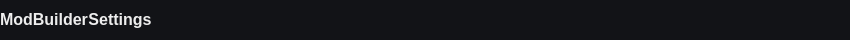
<?xml version="1.0" encoding="UTF-8"?>
<ui version="4.0">
 <class>Header</class>
 <widget class="QWidget" name="Header">
  <property name="geometry">
   <rect>
    <x>0</x>
    <y>0</y>
    <width>850</width>
    <height>40</height>
   </rect>
  </property>
  <property name="maximumSize">
   <size>
    <width>16777215</width>
    <height>40</height>
   </size>
  </property>
  <property name="windowTitle">
   <string>Form</string>
  </property>
  <property name="styleSheet">
   <string notr="true">border: none;</string>
  </property>
  <layout class="QVBoxLayout" name="verticalLayout_2">
   <property name="spacing">
    <number>0</number>
   </property>
   <property name="leftMargin">
    <number>0</number>
   </property>
   <property name="topMargin">
    <number>0</number>
   </property>
   <property name="rightMargin">
    <number>0</number>
   </property>
   <property name="bottomMargin">
    <number>0</number>
   </property>
   <item>
    <widget class="QFrame" name="buttonsFrame">
     <property name="styleSheet">
      <string notr="true">background-color: #121317;</string>
     </property>
     <property name="frameShape">
      <enum>QFrame::StyledPanel</enum>
     </property>
     <property name="frameShadow">
      <enum>QFrame::Raised</enum>
     </property>
     <layout class="QHBoxLayout" name="horizontalLayout">
      <property name="spacing">
       <number>0</number>
      </property>
      <property name="leftMargin">
       <number>0</number>
      </property>
      <property name="topMargin">
       <number>0</number>
      </property>
      <property name="rightMargin">
       <number>0</number>
      </property>
      <property name="bottomMargin">
       <number>0</number>
      </property>
      <item alignment="Qt::AlignLeft">
       <widget class="QFrame" name="leftButtons">
        <property name="frameShape">
         <enum>QFrame::StyledPanel</enum>
        </property>
        <property name="frameShadow">
         <enum>QFrame::Raised</enum>
        </property>
        <layout class="QHBoxLayout" name="horizontalLayout_2">
         <property name="spacing">
          <number>0</number>
         </property>
         <property name="leftMargin">
          <number>0</number>
         </property>
         <property name="topMargin">
          <number>0</number>
         </property>
         <property name="rightMargin">
          <number>0</number>
         </property>
         <property name="bottomMargin">
          <number>0</number>
         </property>
         <item>
          <widget class="QFrame" name="modBuilderButtonFrame">
           <property name="styleSheet">
            <string notr="true"/>
           </property>
           <property name="frameShape">
            <enum>QFrame::StyledPanel</enum>
           </property>
           <property name="frameShadow">
            <enum>QFrame::Raised</enum>
           </property>
           <layout class="QVBoxLayout" name="verticalLayout">
            <property name="spacing">
             <number>0</number>
            </property>
            <property name="leftMargin">
             <number>0</number>
            </property>
            <property name="topMargin">
             <number>0</number>
            </property>
            <property name="rightMargin">
             <number>0</number>
            </property>
            <property name="bottomMargin">
             <number>0</number>
            </property>
            <item>
             <widget class="QPushButton" name="modBuilderButton">
              <property name="minimumSize">
               <size>
                <width>0</width>
                <height>38</height>
               </size>
              </property>
              <property name="font">
               <font>
                <pointsize>12</pointsize>
                <bold>true</bold>
               </font>
              </property>
              <property name="cursor">
               <cursorShape>PointingHandCursor</cursorShape>
              </property>
              <property name="styleSheet">
               <string notr="true">QPushButton {
    color: #eeeeee;
}</string>
              </property>
              <property name="text">
               <string>ModBuilder</string>
              </property>
              <property name="checkable">
               <bool>true</bool>
              </property>
              <property name="checked">
               <bool>false</bool>
              </property>
             </widget>
            </item>
            <item alignment="Qt::AlignHCenter|Qt::AlignBottom">
             <widget class="QFrame" name="modBuilderLine">
              <property name="minimumSize">
               <size>
                <width>0</width>
                <height>2</height>
               </size>
              </property>
              <property name="maximumSize">
               <size>
                <width>16777215</width>
                <height>2</height>
               </size>
              </property>
              <property name="styleSheet">
               <string notr="true">background-color: #ffffff;</string>
              </property>
              <property name="frameShape">
               <enum>QFrame::StyledPanel</enum>
              </property>
              <property name="frameShadow">
               <enum>QFrame::Raised</enum>
              </property>
              <property name="lineWidth">
               <number>0</number>
              </property>
             </widget>
            </item>
           </layout>
          </widget>
         </item>
         <item>
          <widget class="QFrame" name="settingsButtonFrame">
           <property name="frameShape">
            <enum>QFrame::StyledPanel</enum>
           </property>
           <property name="frameShadow">
            <enum>QFrame::Raised</enum>
           </property>
           <layout class="QVBoxLayout" name="verticalLayout_4">
            <property name="spacing">
             <number>0</number>
            </property>
            <property name="leftMargin">
             <number>0</number>
            </property>
            <property name="topMargin">
             <number>0</number>
            </property>
            <property name="rightMargin">
             <number>0</number>
            </property>
            <property name="bottomMargin">
             <number>0</number>
            </property>
            <item>
             <widget class="QPushButton" name="settingsButton">
              <property name="minimumSize">
               <size>
                <width>0</width>
                <height>38</height>
               </size>
              </property>
              <property name="font">
               <font>
                <pointsize>12</pointsize>
                <bold>true</bold>
               </font>
              </property>
              <property name="cursor">
               <cursorShape>PointingHandCursor</cursorShape>
              </property>
              <property name="styleSheet">
               <string notr="true">QPushButton {
    color: #eeeeee;
}</string>
              </property>
              <property name="text">
               <string>Settings</string>
              </property>
              <property name="checkable">
               <bool>true</bool>
              </property>
             </widget>
            </item>
            <item alignment="Qt::AlignHCenter|Qt::AlignBottom">
             <widget class="QFrame" name="settingsLine">
              <property name="minimumSize">
               <size>
                <width>0</width>
                <height>2</height>
               </size>
              </property>
              <property name="maximumSize">
               <size>
                <width>16777215</width>
                <height>2</height>
               </size>
              </property>
              <property name="styleSheet">
               <string notr="true">background-color: #ffffff;</string>
              </property>
              <property name="frameShape">
               <enum>QFrame::StyledPanel</enum>
              </property>
              <property name="frameShadow">
               <enum>QFrame::Raised</enum>
              </property>
              <property name="lineWidth">
               <number>0</number>
              </property>
             </widget>
            </item>
           </layout>
          </widget>
         </item>
        </layout>
       </widget>
      </item>
      <item alignment="Qt::AlignRight">
       <widget class="QFrame" name="rightButtons">
        <property name="frameShape">
         <enum>QFrame::StyledPanel</enum>
        </property>
        <property name="frameShadow">
         <enum>QFrame::Raised</enum>
        </property>
        <layout class="QHBoxLayout" name="horizontalLayout_3">
         <property name="spacing">
          <number>0</number>
         </property>
         <property name="leftMargin">
          <number>0</number>
         </property>
         <property name="topMargin">
          <number>0</number>
         </property>
         <property name="rightMargin">
          <number>5</number>
         </property>
         <property name="bottomMargin">
          <number>0</number>
         </property>
         <item>
          <widget class="QPushButton" name="githubButton">
           <property name="minimumSize">
            <size>
             <width>40</width>
             <height>40</height>
            </size>
           </property>
           <property name="cursor">
            <cursorShape>PointingHandCursor</cursorShape>
           </property>
           <property name="toolTip">
            <string>&lt;html&gt;&lt;head/&gt;&lt;body&gt;&lt;p&gt;Support project!&lt;/p&gt;&lt;/body&gt;&lt;/html&gt;</string>
           </property>
           <property name="text">
            <string/>
           </property>
           <property name="icon">
            <iconset resource="icons.qrc">
             <normaloff>:/icons/resources/icons/GitHub.png</normaloff>:/icons/resources/icons/GitHub.png</iconset>
           </property>
           <property name="iconSize">
            <size>
             <width>26</width>
             <height>26</height>
            </size>
           </property>
          </widget>
         </item>
         <item>
          <widget class="QPushButton" name="supportButton">
           <property name="minimumSize">
            <size>
             <width>40</width>
             <height>40</height>
            </size>
           </property>
           <property name="cursor">
            <cursorShape>PointingHandCursor</cursorShape>
           </property>
           <property name="text">
            <string/>
           </property>
           <property name="icon">
            <iconset resource="icons.qrc">
             <normaloff>:/icons/resources/icons/Donate.png</normaloff>:/icons/resources/icons/Donate.png</iconset>
           </property>
           <property name="iconSize">
            <size>
             <width>26</width>
             <height>26</height>
            </size>
           </property>
          </widget>
         </item>
         <item>
          <widget class="QPushButton" name="languageButton">
           <property name="minimumSize">
            <size>
             <width>40</width>
             <height>40</height>
            </size>
           </property>
           <property name="cursor">
            <cursorShape>PointingHandCursor</cursorShape>
           </property>
           <property name="text">
            <string/>
           </property>
           <property name="icon">
            <iconset resource="icons.qrc">
             <normaloff>:/icons/resources/icons/Language.png</normaloff>:/icons/resources/icons/Language.png</iconset>
           </property>
           <property name="iconSize">
            <size>
             <width>26</width>
             <height>26</height>
            </size>
           </property>
          </widget>
         </item>
         <item>
          <widget class="QPushButton" name="infoButton">
           <property name="minimumSize">
            <size>
             <width>40</width>
             <height>40</height>
            </size>
           </property>
           <property name="cursor">
            <cursorShape>PointingHandCursor</cursorShape>
           </property>
           <property name="styleSheet">
            <string notr="true"/>
           </property>
           <property name="text">
            <string/>
           </property>
           <property name="icon">
            <iconset resource="icons.qrc">
             <normaloff>:/icons/resources/icons/About.png</normaloff>:/icons/resources/icons/About.png</iconset>
           </property>
           <property name="iconSize">
            <size>
             <width>26</width>
             <height>26</height>
            </size>
           </property>
          </widget>
         </item>
        </layout>
       </widget>
      </item>
     </layout>
    </widget>
   </item>
  </layout>
 </widget>
 <resources>
  <include location="icons.qrc"/>
 </resources>
 <connections/>
</ui>
